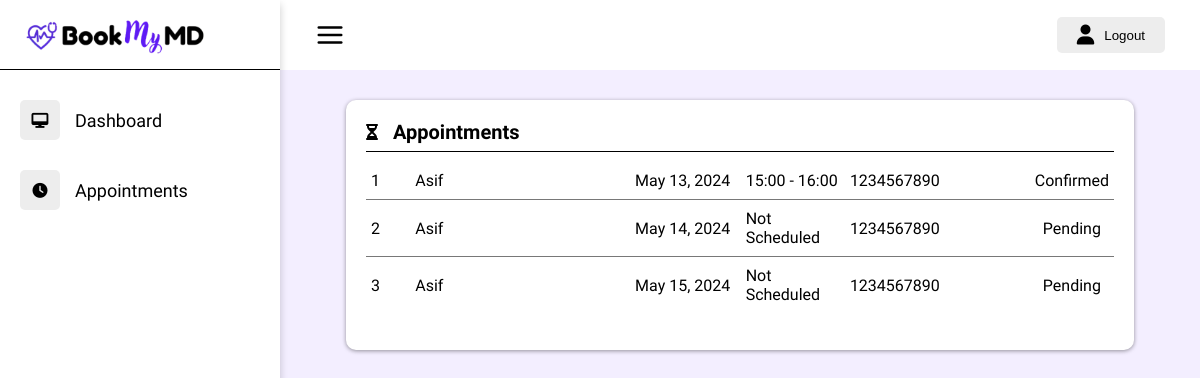
/user/appointment/ (signed in), run on an earlier commit of the app's database.
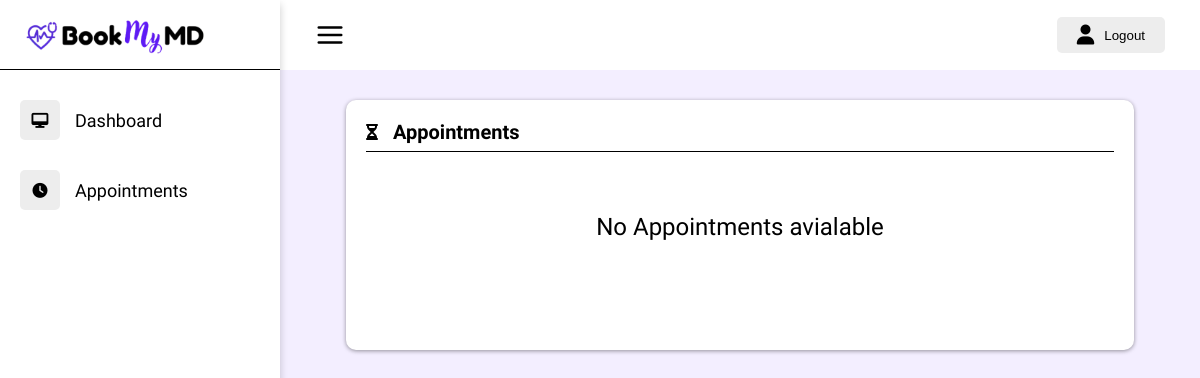
And on a later commit of the database.
### accounts/models.py (models this page shows)
class Appointments (models.Model) :
    unique_id = models.CharField(max_length=100)
    user_id = models.CharField(max_length=100)
    doctor = models.CharField(max_length=100)
    name = models.CharField(max_length=100, default='')
    appointment_date = models.DateField()
    appointment_time = models.CharField(max_length=100, default='Not Scheduled')
    number = models.IntegerField(default=1)
    alternate_num = models.IntegerField(default=1)
    status = models.CharField(max_length=10, default='Pending')

### accounts/views.py (the view)
# urls.py: path('user/appointment/', views.User_Appointment, name='User_Appointments'),
@login_required(login_url='/login')
def User_Appointment(request) :
    token = Email_tokens.objects.filter(user = request.user).first()
    userid = token.auth_token
    Appointment_obj = Appointments.objects.filter(user_id = userid)
    return render(request, 'user_all_appointments.html', {'data': Appointment_obj})

### Templates/user_all_appointments.html (shortened to what this page needs)
<!DOCTYPE html>
<html lang="en">
<head>
    <link rel="stylesheet" href="/Static/CSS/Staff_Verification_Pending.css">
    <link rel="stylesheet" href="https://cdnjs.cloudflare.com/ajax/libs/font-awesome/6.5.2/css/all.min.css">
</head>
<body>
    <div class="container">
        <div class="sidebar">
            <ul>
                <li>
                    <img class="logo" src="/Static/SVG_IMG/logo_2.png">
                </li>
                <li>
                    <a href="/user/home">
                        <div class="nav_icon_back">
                            <i class="fa-solid fa-desktop"></i>
                        </div>
                        <div class="title">Dashboard</div>
                    </a>
                </li>
                <li>
                    <a href="/user/appointment">
                        <div class="nav_icon_back">
                            <i class="fa-solid fa-clock"></i>
                        </div>
                        <div class="title">Appointments</div>
                    </a>
                </li>
            </ul>
        </div>
        <div class="main">
            <div class="top-bar">
                <div class="mnicon">
                    <img onclick="sidebar()" class="menuicon" src="/Static/SVG_IMG/Menu_icon.svg">
                </div>
                <form method="post" action="{% url 'Logout_User' %}">
                    <button class="user" type="submit">
                        <i class="fa-solid fa-user"></i>
                        <span>Logout</span>
                    </button>
                </form>
            </div>
            <div class="data">
                <div class="tables">
                    <div class="pending_request">
                        <div class="heading">
                            <div class="main_head">
                                <i class="fa-solid fa-hourglass-half"></i>
                                <h2>Appointments</h2>
                            </div>
                        </div>
                        <table class="requests">
                            {% if data %}
                            {% for value in data %}
                                <tr>
                                    <td class="Profile_picture">{{forloop.counter}}</td>
                                    <td class="Doc_Name">{{value.name}}</td>
                                    <td class="Doc_Degree">{{value.appointment_date}}</td>
                                    <td class="Doc_City active_column">{{value.appointment_time}}</td>
                                    <td class="Specialist active_column">{{value.number}}</td>
                                    <td class="Action">{{value.status}}</td>
                                </tr>
                            {% endfor %}
                        {% else %}
                            <div class="no_request">No Appointments avialable</div>
                        {% endif %}
                        </table>
                    </div>
                </div>
            </div>
        </div>
    </div>
</body>
</html>

What changed in the data, as far as the page shows it:
removed Appointments: name "Asif", appointment_date "May 13, 2024", appointment_time "15:00 - 16:00", number "1234567890", status "Confirmed"
removed Appointments: name "Asif", appointment_date "May 14, 2024", appointment_time "Not Scheduled", number "1234567890", status "Pending"
removed Appointments: name "Asif", appointment_date "May 15, 2024", appointment_time "Not Scheduled", number "1234567890", status "Pending"
Also different on the page:
text now shown: "No Appointments avialable"
